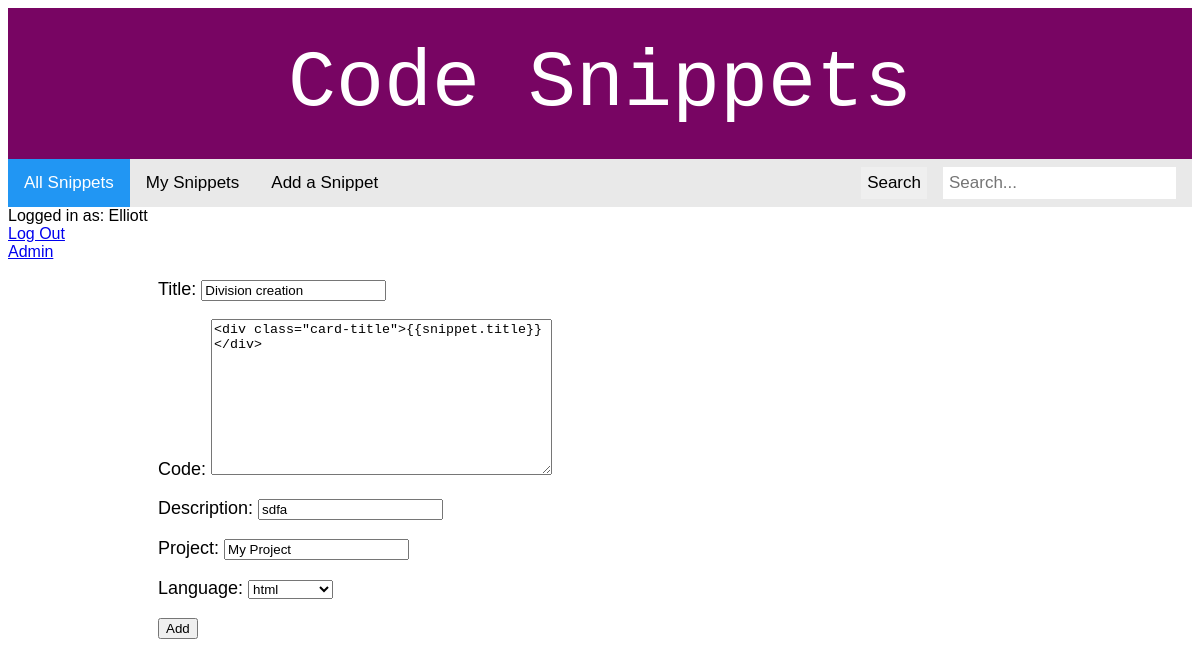
/edit_snippet/3 (signed in), run on the app's committed database.
### snippets/models.py (models this page shows, shortened)
class User(BaseUser):
    pass

class Snippet(models.Model):
    title = models.CharField(max_length=100)
    code = models.TextField()
    description = models.CharField(max_length=512, default="")
    project = models.CharField(max_length=100, blank=True, null=True)
    language = models.ForeignKey(
        'Language', on_delete=models.CASCADE, related_name="snippets", blank=True, null=True)
    users = models.ManyToManyField('User', related_name='snippets')
    author = models.ForeignKey(
        'User', on_delete=models.CASCADE, related_name="my_snippets")
    parent = models.ForeignKey(
        'Snippet', on_delete=models.SET_NULL, related_name='forks', blank=True, null=True)

### snippets/views.py (the view)
# urls.py: path('edit_snippet/<int:pk>', views.editSnippet, name="edit_snippet"),
@login_required
def editSnippet(request, pk):
    snippet = Snippet.objects.get(pk=pk)
    form = SnippetForm(instance=snippet)
    if request.method == "POST":
        form = SnippetForm(request.POST, instance=snippet)
        if form.is_valid():
            form.save()
            return redirect('/')
    context = {'form': form}
    return render(request, 'snippets/new_snippet.html', context)

### snippets/forms.py
class SnippetForm(ModelForm):
    class Meta:
        model = Snippet
        fields = ['title', 'code', 'description', 'project', 'language']

### snippets/models.py (called while the page is built)
    def __str__(self):
        return f'{self.name}'

### templates/snippets/new_snippet.html (shortened to what this page needs)
{% extends 'base.html' %}
{% block content %}
<div class="new-snippet">
    <form action="" method="POST">
        {{ form.as_p }}
        <button type="Submit">Add</button>
    </form>
</div>
{% endblock content %}

### templates/base.html (shortened to what this page needs)
{% load static %}
<!DOCTYPE html>
<html lang="en">
<head>
    <link rel="stylesheet" href="{% static 'css/prism.css' %}">
    <link rel="stylesheet" href="{% static 'css/styles.css' %}">
</head>
<body>
<div class="header">
    <header>Code Snippets</header>
</div>
<div class="topnav">
    <a class="active" href="/">All Snippets</a>
    {% if user.is_authenticated %}
    <a href="{% url 'user_profile' %}">My Snippets</a>
    <a href="{% url 'new_snippet' %}">Add a Snippet</a>
    <div class="input">
    <form class="d-flexaction" method="POST" action="{% url 'search_snippets' %}">
            <input type="text" placeholder="Search..." aria-lable="Search" name="searched">
            <button class="btn btn-outline-secondary" type="supmit">Search</button>
        </form>
    </div>
    </div>
    <div class="user">
    <div>Logged in as: {{ user }}</a></div>
    <div><a href='/accounts/logout'>Log Out</a></div>
    {% else %}
    <div><a href="{% url 'auth_login' %}">Login</a></div>
    <div><a href="{% url 'registration_register' %}">Create Account</a></div>
    {% endif %}
    <div class="admin"><a href="{% url 'admin:index' %}">Admin</a></div>
</div>
<div class="body-content">
    {% block content %}
    {% endblock %}
</div>
</body>
</html>

### static/css/styles.css (style rules this page uses)
.header { padding-top: 30px; padding-bottom: 30px; text-align: center; background-color: #780563; color: white; font-size: 5rem; font-family: "monaco" ,monospace; }
.body-content { margin-left: 150px; font-size: 18px; }
body { font-family: Arial, Helvetica, sans-serif; }
.topnav { overflow: hidden; background-color: #e9e9e9; }
.topnav a { float: left; display: block; color: black; text-align: center; padding: 14px 16px; text-decoration: none; font-size: 17px; }
.topnav a.active { background-color: #2196F3; color: white; }
.input input[type=text], .input button { float: right; padding: 6px; border: none; margin-top: 8px; margin-right: 16px; font-size: 17px; }
.topnav input[type=text] { float: right; padding: 6px; border: none; margin-top: 8px; margin-right: 16px; font-size: 17px; }

### data on the page
User: username "Elliott"
Snippet: title "Division creation", code "<div class=\"card-title\">{{snippet.title}}</div>", description "sdfa", project "My Project", language "html"
